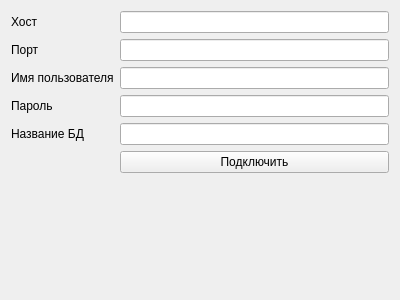
<?xml version="1.0" encoding="UTF-8"?>
<ui version="4.0">
 <class>DBAsking</class>
 <widget class="QWidget" name="DBAsking">
  <property name="geometry">
   <rect>
    <x>0</x>
    <y>0</y>
    <width>400</width>
    <height>300</height>
   </rect>
  </property>
  <property name="windowTitle">
   <string>Form</string>
  </property>
  <layout class="QVBoxLayout" name="verticalLayout">
   <item>
    <layout class="QFormLayout" name="formLayout">
     <item row="0" column="0">
      <widget class="QLabel" name="label_1">
       <property name="text">
        <string>Хост</string>
       </property>
      </widget>
     </item>
     <item row="0" column="1">
      <widget class="QLineEdit" name="lineEdit_1"/>
     </item>
     <item row="1" column="0">
      <widget class="QLabel" name="label_2">
       <property name="text">
        <string>Порт</string>
       </property>
      </widget>
     </item>
     <item row="1" column="1">
      <widget class="QLineEdit" name="lineEdit_2"/>
     </item>
     <item row="2" column="0">
      <widget class="QLabel" name="label_3">
       <property name="text">
        <string>Имя пользователя</string>
       </property>
      </widget>
     </item>
     <item row="2" column="1">
      <widget class="QLineEdit" name="lineEdit_3"/>
     </item>
     <item row="3" column="0">
      <widget class="QLabel" name="label_4">
       <property name="text">
        <string>Пароль</string>
       </property>
      </widget>
     </item>
     <item row="3" column="1">
      <widget class="QLineEdit" name="lineEdit_4"/>
     </item>
     <item row="4" column="0">
      <widget class="QLabel" name="label_5">
       <property name="text">
        <string>Название БД</string>
       </property>
      </widget>
     </item>
     <item row="4" column="1">
      <widget class="QLineEdit" name="lineEdit_5"/>
     </item>
     <item row="5" column="1">
      <widget class="QPushButton" name="pushButton">
       <property name="text">
        <string>Подключить</string>
       </property>
      </widget>
     </item>
     <item row="6" column="1">
      <spacer name="verticalSpacer">
       <property name="orientation">
        <enum>Qt::Vertical</enum>
       </property>
       <property name="sizeHint" stdset="0">
        <size>
         <width>20</width>
         <height>40</height>
        </size>
       </property>
      </spacer>
     </item>
    </layout>
   </item>
  </layout>
 </widget>
 <resources/>
 <connections/>
</ui>
